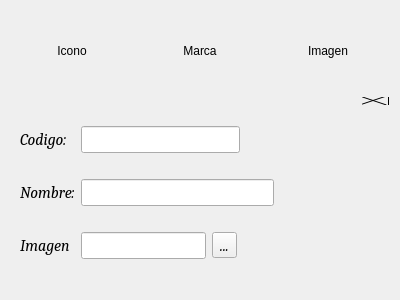
<?xml version="1.0" encoding="UTF-8"?>
<ui version="4.0">
 <class>FormModelo</class>
 <widget class="QWidget" name="FormModelo">
  <property name="geometry">
   <rect>
    <x>0</x>
    <y>0</y>
    <width>400</width>
    <height>300</height>
   </rect>
  </property>
  <property name="windowTitle">
   <string>Form</string>
  </property>
  <layout class="QGridLayout" name="gridLayout">
   <item row="0" column="0">
    <layout class="QHBoxLayout" name="horizontalLayout">
     <property name="topMargin">
      <number>0</number>
     </property>
     <item>
      <widget class="QLabel" name="label_6">
       <property name="minimumSize">
        <size>
         <width>60</width>
         <height>80</height>
        </size>
       </property>
       <property name="text">
        <string>Icono</string>
       </property>
       <property name="alignment">
        <set>Qt::AlignCenter</set>
       </property>
      </widget>
     </item>
     <item>
      <widget class="QLabel" name="label_4">
       <property name="minimumSize">
        <size>
         <width>60</width>
         <height>80</height>
        </size>
       </property>
       <property name="text">
        <string>Marca</string>
       </property>
       <property name="alignment">
        <set>Qt::AlignCenter</set>
       </property>
      </widget>
     </item>
     <item>
      <widget class="QLabel" name="LabelImage">
       <property name="minimumSize">
        <size>
         <width>60</width>
         <height>80</height>
        </size>
       </property>
       <property name="text">
        <string>Imagen</string>
       </property>
       <property name="alignment">
        <set>Qt::AlignCenter</set>
       </property>
      </widget>
     </item>
    </layout>
   </item>
   <item row="1" column="0">
    <widget class="QTabWidget" name="tabWidget">
     <property name="font">
      <font>
       <family>Cambria</family>
       <pointsize>12</pointsize>
       <weight>50</weight>
       <italic>true</italic>
       <bold>false</bold>
      </font>
     </property>
     <property name="autoFillBackground">
      <bool>false</bool>
     </property>
     <property name="styleSheet">
      <string notr="true">
QTabWidget::pane { 
font: bold 14px;
   background: transparent; 
  margin: 0px,0px,0px,0px;
   border: 0px solid transparent;  
  }

QTabBar::tab {
    background: transparent;
    border: 2px solid transparent;
    border-bottom-color: transparent; /* same as the pane color */
    border-top-left-radius: 4px;
    border-top-right-radius: 4px;
    min-width: 8ex;
    padding: 2px;
}

</string>
     </property>
     <property name="tabPosition">
      <enum>QTabWidget::East</enum>
     </property>
     <property name="tabShape">
      <enum>QTabWidget::Triangular</enum>
     </property>
     <property name="currentIndex">
      <number>0</number>
     </property>
     <property name="iconSize">
      <size>
       <width>40</width>
       <height>40</height>
      </size>
     </property>
     <property name="elideMode">
      <enum>Qt::ElideMiddle</enum>
     </property>
     <property name="usesScrollButtons">
      <bool>true</bool>
     </property>
     <property name="documentMode">
      <bool>false</bool>
     </property>
     <property name="tabsClosable">
      <bool>false</bool>
     </property>
     <property name="movable">
      <bool>false</bool>
     </property>
     <widget class="QWidget" name="tab">
      <attribute name="icon">
       <iconset resource="../Recursos.qrc">
        <normaloff>:/Imagenes/iconos/add.png</normaloff>:/Imagenes/iconos/add.png</iconset>
      </attribute>
      <attribute name="title">
       <string/>
      </attribute>
      <layout class="QHBoxLayout" name="horizontalLayout_2">
       <item>
        <layout class="QGridLayout" name="gridLayout_2">
         <item row="2" column="0">
          <widget class="QLabel" name="label_3">
           <property name="font">
            <font>
             <family>Cambria</family>
             <pointsize>12</pointsize>
             <italic>true</italic>
            </font>
           </property>
           <property name="text">
            <string>Imagen</string>
           </property>
          </widget>
         </item>
         <item row="0" column="0">
          <widget class="QLabel" name="label">
           <property name="font">
            <font>
             <family>Cambria</family>
             <pointsize>12</pointsize>
             <italic>true</italic>
            </font>
           </property>
           <property name="text">
            <string>Codigo:</string>
           </property>
          </widget>
         </item>
         <item row="2" column="3" colspan="2">
          <widget class="QToolButton" name="ButtonArchivoImagen">
           <property name="font">
            <font>
             <family>Cambria</family>
             <pointsize>12</pointsize>
             <italic>true</italic>
            </font>
           </property>
           <property name="text">
            <string>...</string>
           </property>
          </widget>
         </item>
         <item row="1" column="0">
          <widget class="QLabel" name="label_2">
           <property name="font">
            <font>
             <family>Cambria</family>
             <pointsize>12</pointsize>
             <italic>true</italic>
            </font>
           </property>
           <property name="text">
            <string>Nombre:</string>
           </property>
          </widget>
         </item>
         <item row="1" column="1" colspan="4">
          <widget class="QLineEdit" name="LineNombre">
           <property name="font">
            <font>
             <family>Cambria</family>
             <pointsize>12</pointsize>
             <italic>true</italic>
            </font>
           </property>
           <property name="inputMethodHints">
            <set>Qt::ImhFormattedNumbersOnly</set>
           </property>
          </widget>
         </item>
         <item row="2" column="1" colspan="2">
          <widget class="QLineEdit" name="LineImagen">
           <property name="font">
            <font>
             <family>Cambria</family>
             <pointsize>12</pointsize>
             <italic>true</italic>
            </font>
           </property>
           <property name="readOnly">
            <bool>true</bool>
           </property>
          </widget>
         </item>
         <item row="0" column="4">
          <spacer name="horizontalSpacer">
           <property name="orientation">
            <enum>Qt::Horizontal</enum>
           </property>
           <property name="sizeType">
            <enum>QSizePolicy::Fixed</enum>
           </property>
           <property name="sizeHint" stdset="0">
            <size>
             <width>18</width>
             <height>20</height>
            </size>
           </property>
          </spacer>
         </item>
         <item row="0" column="1" colspan="3">
          <widget class="QLineEdit" name="LineCodigo">
           <property name="font">
            <font>
             <family>Cambria</family>
             <pointsize>12</pointsize>
             <italic>true</italic>
            </font>
           </property>
           <property name="inputMethodHints">
            <set>Qt::ImhNone</set>
           </property>
           <property name="readOnly">
            <bool>true</bool>
           </property>
          </widget>
         </item>
        </layout>
       </item>
       <item>
        <layout class="QVBoxLayout" name="verticalLayout_2">
         <property name="leftMargin">
          <number>0</number>
         </property>
         <item>
          <widget class="QPushButton" name="ButtonGuardar">
           <property name="text">
            <string/>
           </property>
           <property name="icon">
            <iconset resource="../Recursos.qrc">
             <normaloff>:/Imagenes/iconos/guardar.png</normaloff>:/Imagenes/iconos/guardar.png</iconset>
           </property>
           <property name="iconSize">
            <size>
             <width>40</width>
             <height>40</height>
            </size>
           </property>
           <property name="autoDefault">
            <bool>false</bool>
           </property>
           <property name="flat">
            <bool>true</bool>
           </property>
          </widget>
         </item>
         <item>
          <widget class="QPushButton" name="ButtonModificar">
           <property name="text">
            <string/>
           </property>
           <property name="icon">
            <iconset resource="../Recursos.qrc">
             <normaloff>:/Imagenes/iconos/editar.png</normaloff>:/Imagenes/iconos/editar.png</iconset>
           </property>
           <property name="iconSize">
            <size>
             <width>40</width>
             <height>40</height>
            </size>
           </property>
           <property name="autoDefault">
            <bool>false</bool>
           </property>
           <property name="default">
            <bool>false</bool>
           </property>
           <property name="flat">
            <bool>true</bool>
           </property>
          </widget>
         </item>
         <item>
          <widget class="QPushButton" name="ButtonEliminar">
           <property name="text">
            <string/>
           </property>
           <property name="icon">
            <iconset resource="../Recursos.qrc">
             <normaloff>:/Imagenes/iconos/delete.png</normaloff>:/Imagenes/iconos/delete.png</iconset>
           </property>
           <property name="iconSize">
            <size>
             <width>40</width>
             <height>40</height>
            </size>
           </property>
           <property name="flat">
            <bool>true</bool>
           </property>
          </widget>
         </item>
         <item>
          <widget class="QPushButton" name="ButtonRegresar">
           <property name="text">
            <string/>
           </property>
           <property name="icon">
            <iconset resource="../Recursos.qrc">
             <normaloff>:/Imagenes/iconos/izquierda.png</normaloff>:/Imagenes/iconos/izquierda.png</iconset>
           </property>
           <property name="iconSize">
            <size>
             <width>40</width>
             <height>40</height>
            </size>
           </property>
           <property name="flat">
            <bool>true</bool>
           </property>
          </widget>
         </item>
        </layout>
       </item>
      </layout>
     </widget>
    </widget>
   </item>
  </layout>
 </widget>
 <resources>
  <include location="../Recursos.qrc"/>
 </resources>
 <connections/>
</ui>
